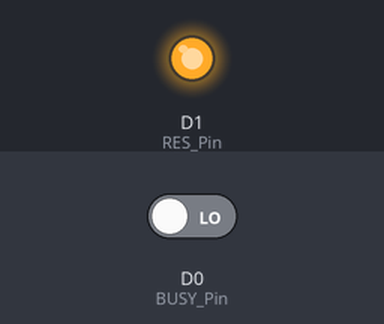
The sketch below on a simulated ESP8266 (NodeMCU). Parts: output pins drawn as LEDs (lit = HIGH). The test bench sets the inputs (shaded band); at power-on: D0 (BUSY_Pin) LOW. Pins used as bus, display or sensor lines are not drawn.

Above: at 0.1 s.
Timing chart, 0 to 5.4 s (numbered marks = the images above):
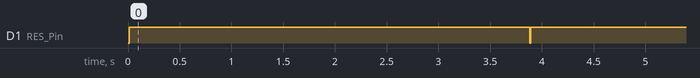

Measured:
- by itself, D1 (RES_Pin): LOW → HIGH at 0.01 s, → LOW 3.9 s later, → HIGH 0.01 s later

The sketch:

GDEY0579Z93_Arduino.ino
```cpp
#include <SPI.h>
#include"Ap_29demo.h"
//IO settings
int BUSY_Pin = D0;
int RES_Pin = D1;
int DC_Pin = D2;
int CS_Pin = D4;
//HSCLK---D5
//HMOSI--D7
#define EPD_W21_CS_0 digitalWrite(CS_Pin,LOW)
#define EPD_W21_CS_1 digitalWrite(CS_Pin,HIGH)
#define EPD_W21_DC_0  digitalWrite(DC_Pin,LOW)
#define EPD_W21_DC_1  digitalWrite(DC_Pin,HIGH)
#define EPD_W21_RST_0 digitalWrite(RES_Pin,LOW)
#define EPD_W21_RST_1 digitalWrite(RES_Pin,HIGH)
#define isEPD_W21_BUSY digitalRead(BUSY_Pin)


#define MONOMSB_MODE 1
#define MONOLSB_MODE 2
#define RED_MODE     3

#define ALLSCREEN_GRAGHBYTES  27200/2

#define Source_BYTES    400/8
#define Gate_BITS  272
#define ALLSCREEN_BYTES   Source_BYTES*Gate_BITS

////////FUNCTION//////
//EPD
void EPD_init(void);
void EPD_init_GUI(void);
void PIC_display(const unsigned char *BW_datas,const unsigned char *R_datas);
void EPD_Update(void);
void EPD_sleep(void);
void Epaper_READBUSY(void);
void PIC_display_Clear(void);

void Sys_run(void)
{
   ESP.wdtFeed(); //Feed dog to prevent system reset
  }
void LED_run(void)
{
  digitalWrite(LED_BUILTIN, LOW);   // Turn the LED on (Note that LOW is the voltage level
  delay(500);
  digitalWrite(LED_BUILTIN, HIGH);   // Turn the LED on (Note that LOW is the voltage level
  delay(500);
  }
void setup() {
   pinMode(BUSY_Pin, INPUT);
   pinMode(RES_Pin, OUTPUT);
   pinMode(DC_Pin, OUTPUT);
   pinMode(CS_Pin, OUTPUT);
   //SPI
   SPI.beginTransaction(SPISettings(10000000, MSBFIRST, SPI_MODE0));
   SPI.begin ();
}

//Tips//
/*When the electronic paper is refreshed in full screen, the picture flicker is a normal phenomenon, and the main function is to clear the display afterimage in the previous picture.
  When the local refresh is performed, the screen does not flash.*/
/*When you need to transplant the driver, you only need to change the corresponding IO. The BUSY pin is the input mode and the others are the output mode. */

void loop() {
    //Full screen refresh
    EPD_init(); //EPD init
    PIC_display(gImage_BW1,gImage_R1);//EPD_picture1
    EPD_sleep();//EPD_sleep,Sleep instruction is necessary, please do not delete!!!
    delay(3000); //2s

    //Clear
    EPD_init(); //EPD init
    PIC_display_Clear();//EPD Clear
    EPD_sleep();//EPD_sleep,Sleep instruction is necessary, please do not delete!!!
  while(1)
    {
     Sys_run();//System run
     LED_run();//Breathing lamp
    }
}


///////////////////EXTERNAL FUNCTION////////////////////////////////////////////////////////////////////////
//////////////////////SPI///////////////////////////////////

void SPI_Write(unsigned char value)
{
  SPI.transfer(value);
}

void EPD_W21_WriteCMD(unsigned char command)
{
  EPD_W21_CS_0;
  EPD_W21_DC_0;   // command write
  SPI_Write(command);
  EPD_W21_CS_1;
}
void EPD_W21_WriteDATA(unsigned char command)
{
  EPD_W21_CS_0;
  EPD_W21_DC_1;   // command write
  SPI_Write(command);
  EPD_W21_CS_1;
}

/////////////////EPD settings Functions/////////////////////

//////////////////////////////////////////////////////////////////////////////////////////////////
//SSD1683
void EPD_init(void)
{
    EPD_W21_RST_0;    // Module reset
    delay(10);//At least 10ms delay
    EPD_W21_RST_1;
    delay(10);//At least 10ms delay

    Epaper_READBUSY(); //waiting for the electronic paper IC to release the idle signal
    EPD_W21_WriteCMD(0x12);     //SWRESET
    Epaper_READBUSY(); //waiting for the electronic paper IC to release the idle signal

}
void EPD_init_GUI(void)
{
    EPD_W21_RST_0;    // Module reset
    delay(10);//At least 10ms delay
    EPD_W21_RST_1;
    delay(10);//At least 10ms delay

    Epaper_READBUSY(); //waiting for the electronic paper IC to release the idle signal
    EPD_W21_WriteCMD(0x12);     //SWRESET
    Epaper_READBUSY(); //waiting for the electronic paper IC to release the idle signal

    EPD_W21_WriteCMD(0x01);  // Set MUX as 300
    EPD_W21_WriteDATA(0x17);
    EPD_W21_WriteDATA(0x03);
    EPD_W21_WriteDATA(0x00);

    EPD_W21_WriteCMD(0x11);  // Data entry mode
    EPD_W21_WriteDATA(0x01);

    EPD_W21_WriteCMD(0x44);
    EPD_W21_WriteDATA(0x00); // RAM x address start at 0
    EPD_W21_WriteDATA(0x1F); // RAM x address end at 1Fh(31+1)*8->272
    EPD_W21_WriteCMD(0x45);
    EPD_W21_WriteDATA(0x17);   // RAM y address start at 12Bh  0317h(792-1)--792
    EPD_W21_WriteDATA(0x03);
    EPD_W21_WriteDATA(0x00); // RAM y address end at 00h
    EPD_W21_WriteDATA(0x00);

    EPD_W21_WriteCMD(0x3C); // board
    EPD_W21_WriteDATA(0x01); //

    EPD_W21_WriteCMD(0x18);
    EPD_W21_WriteDATA(0X80);

    EPD_W21_WriteCMD(0x4E);
    EPD_W21_WriteDATA(0x00);
    EPD_W21_WriteCMD(0x4F);
    EPD_W21_WriteDATA(0x17);
    EPD_W21_WriteDATA(0x03);
}
void EPD_Update(void)
{
  EPD_W21_WriteCMD(0x22); //Display Update Control
  EPD_W21_WriteDATA(0xF7);
  EPD_W21_WriteCMD(0x20); //Activate Display Update Sequence
  Epaper_READBUSY();

}
void EPD_sleep(void)
{
  EPD_W21_WriteCMD(0x10); //enter deep sleep
  EPD_W21_WriteDATA(0x01);
  delay(100);
}
void Set_ramMP(void) // Set RAM X - address Start / End position  ; Set RAM Y - address Start / End position  -MASTER
{
  EPD_W21_WriteCMD(0x11);  // Data Entry mode setting
  EPD_W21_WriteDATA(0x05);     // 1 ¨CY decrement, X increment
  EPD_W21_WriteCMD(0x44);              // Set Ram X- address Start / End position
  EPD_W21_WriteDATA(0x00);                 // XStart, POR = 00h
  EPD_W21_WriteDATA(0x31); //400/8-1
  EPD_W21_WriteCMD(0x45);                   // Set Ram Y- address  Start / End position
  EPD_W21_WriteDATA(0x0f);
  EPD_W21_WriteDATA(0x01);  //300-1
  EPD_W21_WriteDATA(0x00);                      // YEnd L
  EPD_W21_WriteDATA(0x00);                      // YEnd H

}

void Set_ramMA(void)  // Set RAM X address counter ;  Set RAM Y address counter                             -MASTER
{
  EPD_W21_WriteCMD(0x4e);
  EPD_W21_WriteDATA(0x00);
  EPD_W21_WriteCMD(0x4f);
  EPD_W21_WriteDATA(0x0f);
  EPD_W21_WriteDATA(0x01);
}

void Set_ramSP(void)  // Set RAM X - address Start / End position  ; Set RAM Y - address Start / End position  -SLAVE
{
  EPD_W21_WriteCMD(0x91);
  EPD_W21_WriteDATA(0x04);
  EPD_W21_WriteCMD(0xc4);              // Set Ram X- address Start / End position
  EPD_W21_WriteDATA(0x31);                 // XStart, POR = 00h
  EPD_W21_WriteDATA(0x00);
  EPD_W21_WriteCMD(0xc5);                   // Set Ram Y- address  Start / End position
  EPD_W21_WriteDATA(0x0f);
  EPD_W21_WriteDATA(0x01);
  EPD_W21_WriteDATA(0x00);                      // YEnd L
  EPD_W21_WriteDATA(0x00);                      // YEnd H
}

void Set_ramSA(void)   // Set RAM X address counter ;  Set RAM Y address counter                             -SLAVE
{
  EPD_W21_WriteCMD(0xce);
  EPD_W21_WriteDATA(0x31);
  EPD_W21_WriteCMD(0xcf);
  EPD_W21_WriteDATA(0x0f);
  EPD_W21_WriteDATA(0x01);
}

void PIC_display(const unsigned char *BW_datas,const unsigned char *R_datas)
{
  unsigned int i;
  unsigned char tempOriginal;
  unsigned int tempcol=0;
  unsigned int templine=0;

  //BW
  Set_ramMP();
  Set_ramMA();
  EPD_W21_WriteCMD(0x24);   //write RAM for black(0)/white (1)
   for(i=0;i<ALLSCREEN_GRAGHBYTES;i++)
   {
     tempOriginal=pgm_read_byte(&BW_datas[templine*Source_BYTES*2+tempcol]);
     templine++;
     if(templine>=Gate_BITS)
     {
       tempcol++;
       templine=0;
     }
     EPD_W21_WriteDATA(~tempOriginal);
   }

  Set_ramSP();
  Set_ramSA();
  tempcol=tempcol-1; //Byte dislocation processing
  templine=0;
  EPD_W21_WriteCMD(0xa4);   //write RAM for black(0)/white (1)
   for(i=0;i<ALLSCREEN_GRAGHBYTES;i++)
   {
     tempOriginal=pgm_read_byte(&BW_datas[templine*Source_BYTES*2+tempcol]);
     templine++;
     if(templine>=Gate_BITS)
     {
       tempcol++;
       templine=0;
     }
     EPD_W21_WriteDATA(~tempOriginal);
   }

  //R
  Set_ramMP();
  Set_ramMA();
  tempcol=0; //Byte dislocation processing
  templine=0;
  EPD_W21_WriteCMD(0x26);   //write RAM for black(0)/white (1)
   for(i=0;i<ALLSCREEN_GRAGHBYTES;i++)
   {
     tempOriginal=pgm_read_byte(&R_datas[templine*Source_BYTES*2+tempcol]);
     templine++;
     if(templine>=Gate_BITS)
     {
       tempcol++;
       templine=0;
     }
     EPD_W21_WriteDATA(tempOriginal);
   }


  Set_ramSP();
  Set_ramSA();
  tempcol=tempcol-1; //Byte dislocation processing
  templine=0;
  EPD_W21_WriteCMD(0xa6);   //write RAM for black(0)/white (1)
   for(i=0;i<ALLSCREEN_GRAGHBYTES;i++)
   {
     tempOriginal=pgm_read_byte(&R_datas[templine*Source_BYTES*2+tempcol]);
     templine++;
     if(templine>=Gate_BITS)
     {
       tempcol++;
       templine=0;
     }
     EPD_W21_WriteDATA(tempOriginal);
   }

  //update
  EPD_Update();
}
void PIC_display_Clear(void)
{
   unsigned int i;
  //BW
  Set_ramMP();
  Set_ramMA();
  EPD_W21_WriteCMD(0x24);   //write RAM for black(0)/white (1)
   for(i=0;i<ALLSCREEN_GRAGHBYTES;i++)
   {
     EPD_W21_WriteDATA(0xff);
   }

  Set_ramSA();
  EPD_W21_WriteCMD(0x26);   //write RAM for black(0)/white (1)
   for(i=0;i<ALLSCREEN_GRAGHBYTES;i++)
   {
     EPD_W21_WriteDATA(0x00);
   }

  //R
  Set_ramSP();
  Set_ramSA();
  EPD_W21_WriteCMD(0xa4);   //write RAM for black(0)/white (1)
   for(i=0;i<ALLSCREEN_GRAGHBYTES;i++)
   {
     EPD_W21_WriteDATA(0xff);
   }

   Set_ramSA();
  EPD_W21_WriteCMD(0xa6);   //write RAM for black(0)/white (1)
   for(i=0;i<ALLSCREEN_GRAGHBYTES;i++)
   {
     EPD_W21_WriteDATA(0x00);
   }

  //update
  EPD_Update();

}

void Epaper_READBUSY(void)
{
  while(1)
  {  //=1 BUSY
     if(isEPD_W21_BUSY==0) break;
     ESP.wdtFeed(); //Feed dog to prevent system reset
  }
}


//////////////////////////////////END//////////////////////////////////////////////////
```

Source omitted: Ap_29demo.h (data table, 275603 bytes)
